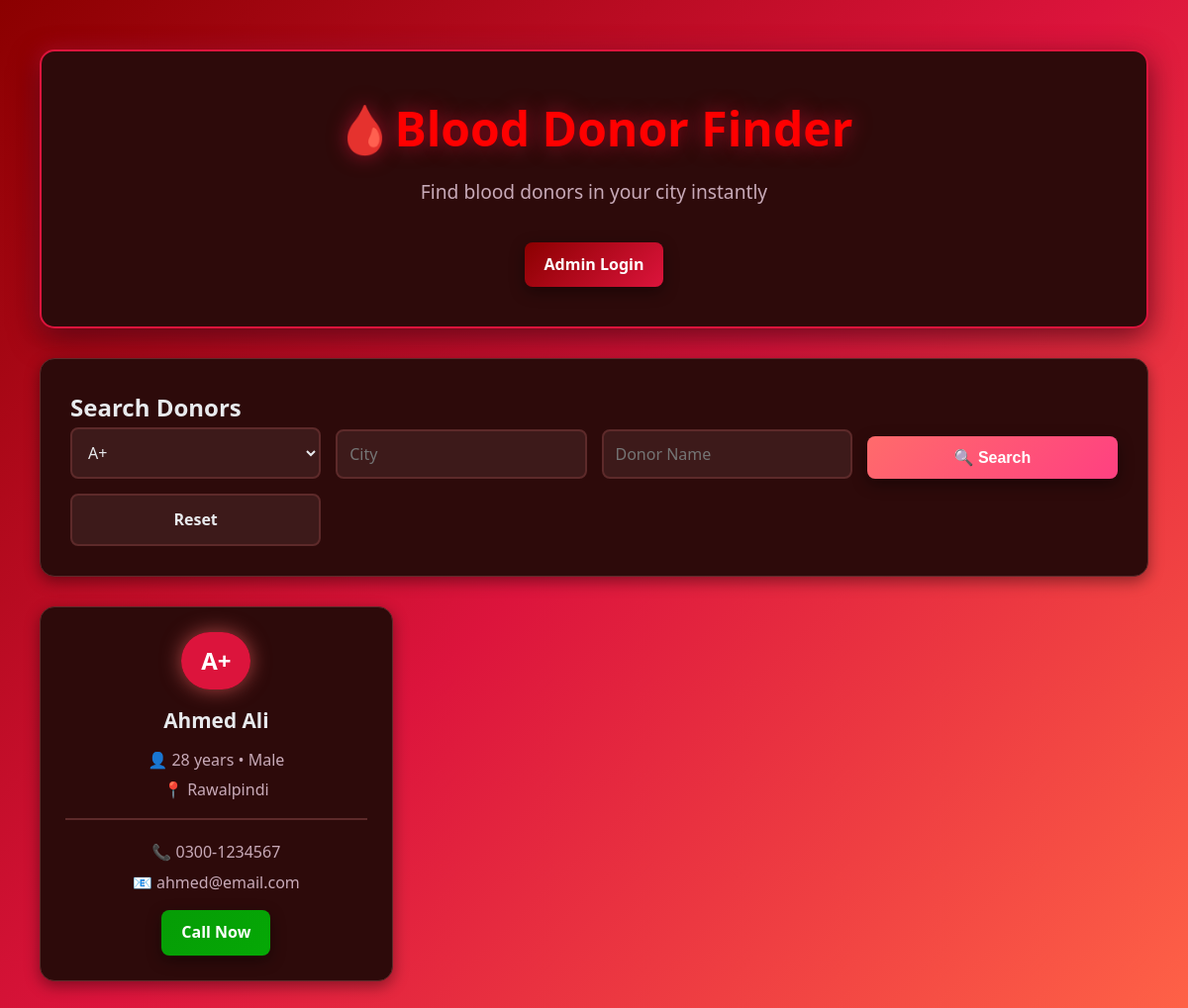
/index.php?blood=A+, run on the app's committed database.
### tables this page shows
CREATE TABLE donors (
    id INT PRIMARY KEY AUTO_INCREMENT,
    admin_id INT NOT NULL,
    name VARCHAR(100) NOT NULL,
    blood_group VARCHAR(5) NOT NULL,
    age INT NOT NULL CHECK (age >= 18),
    gender VARCHAR(10) NOT NULL CHECK (gender IN ('Male','Female','Other')),
    contact VARCHAR(15) NOT NULL,
    email VARCHAR(100),
    city VARCHAR(50) NOT NULL,
    address TEXT NOT NULL,
    last_donation_date DATE,
    created_at TIMESTAMP DEFAULT CURRENT_TIMESTAMP,
    FOREIGN KEY (admin_id) REFERENCES admins(id)
);

### donors/config.php (called while the page is built, shortened)
<?php
$host = 'localhost';
$username = 'root';
$password = '';
$database = 'blood_donor_system';
$conn = mysqli_connect($host, $username, $password, $database);
function clean($data) {
    global $conn;
    $data = trim($data);
    $data = stripslashes($data);
    $data = htmlspecialchars($data);
    $data = mysqli_real_escape_string($conn, $data);
    return $data;
}
?>

### index.php (the view, shortened to what this page needs)
<?php
require_once 'config.php';
$searchBlood = isset($_GET['blood']) ? clean($_GET['blood']) : '';
$searchCity = isset($_GET['city']) ? clean($_GET['city']) : '';
$searchName = isset($_GET['name']) ? clean($_GET['name']) : '';
$sql = "SELECT * FROM donors WHERE 1=1";
if ($searchBlood) $sql .= " AND blood_group = '$searchBlood'";
$sql .= " ORDER BY created_at DESC";
$result = mysqli_query($conn, $sql);
?>
<!DOCTYPE html>
<html lang="en">
<head>
    <link rel="stylesheet" href="style.css">
</head>
<body class="home-container">
    <div class="container">
        <header class="home-header">
            <h1>🩸Blood Donor Finder</h1>
            <p class="tagline">Find blood donors in your city instantly</p>
            <a href="login.php" class="admin-link">Admin Login</a>
        </header>
        <div class="search-box">
            <h2>Search Donors</h2>
            <form method="GET" class="search-form">
                <select name="blood">
                    <option value="A+" <?= $searchBlood == 'A+' ? 'selected' : '' ?>>A+</option>
                </select>
                <input type="text" name="city" placeholder="City" value="<?= $searchCity ?>">
                <input type="text" name="name" placeholder="Donor Name" value="<?= $searchName ?>">
                <button type="submit" class="btn btn-search">🔍 Search</button>
                <a href="index.php" class="btn btn-reset">Reset</a>
            </form>
        </div>
        <div class="donors-grid">
            <?php if (mysqli_num_rows($result) > 0): ?>
                <?php while ($donor = mysqli_fetch_assoc($result)): ?>
                    <div class="donor-card">
                        <div class="blood-badge"><?= $donor['blood_group'] ?></div>
                        <div class="donor-name"><?= htmlspecialchars($donor['name']) ?></div>
                        <div class="donor-info">👤 <?= $donor['age'] ?> years • <?= $donor['gender'] ?></div>
                        <div class="donor-info">📍 <?= $donor['city'] ?></div>
                        <div class="donor-contact">
                            <div class="donor-info">📞 <?= $donor['contact'] ?></div>
                            <?php if ($donor['email']): ?>
                                <div class="donor-info">📧 <?= $donor['email'] ?></div>
                            <?php endif; ?>
                            <a href="tel:<?= $donor['contact'] ?>" class="contact-btn">Call Now</a>
                        </div>
                    </div>
                <?php endwhile; ?>
            <?php endif; ?>
        </div>
    </div>
</body>
</html>

### data on the page
donors: blood_group "A+", name "Ahmed Ali", age "28", gender "Male", city "Rawalpindi", contact "0300-1234567", email "ahmed@email.com"
